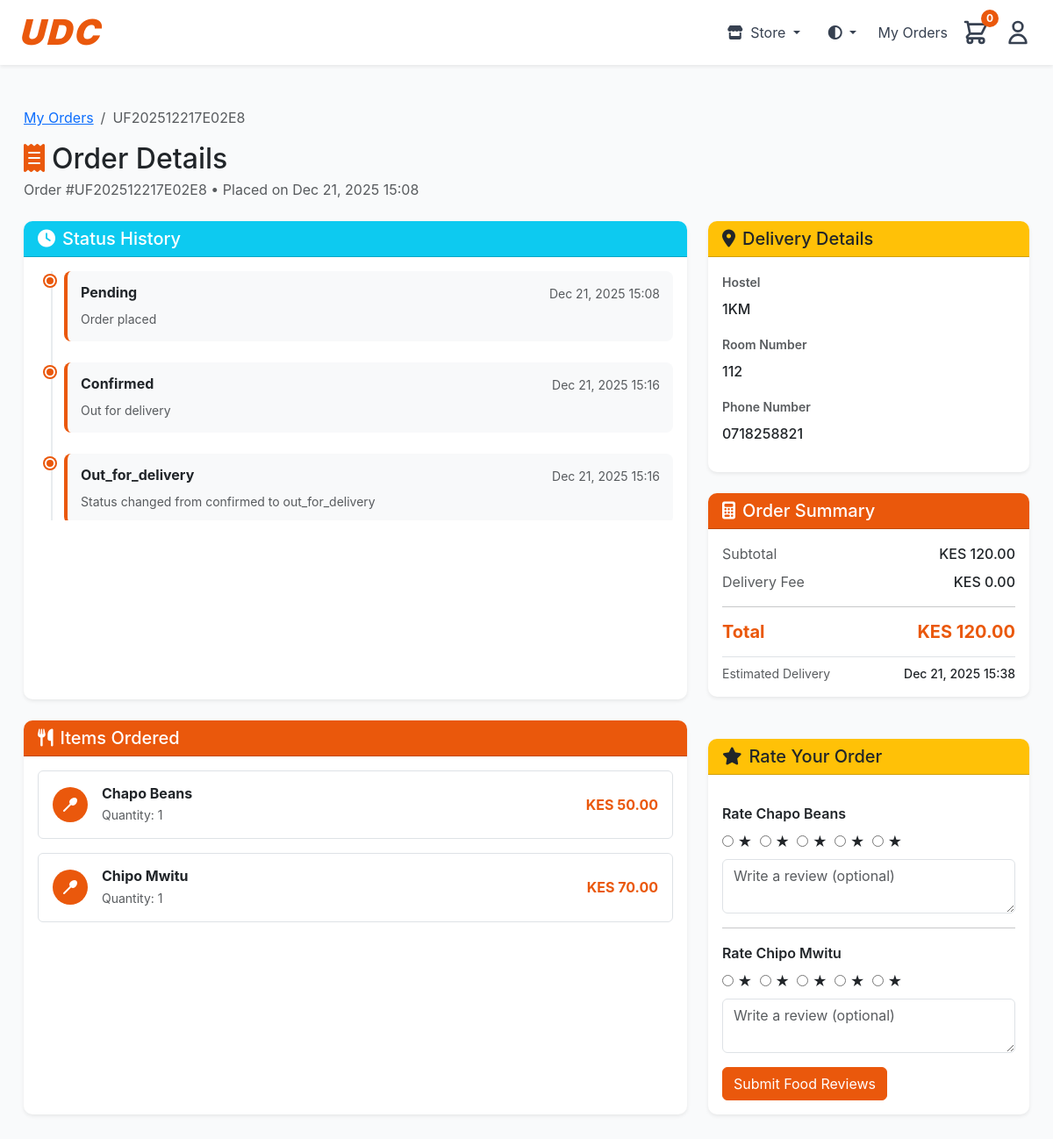
The app's page /orders/UF202512217E02E8/ (signed in) with its own data.
### urbanfoods/models.py (models this page shows, shortened)
class Order(models.Model):
    STATUS_CHOICES = [
        ('payment_pending', 'Payment Pending'),
        ('pending', 'Pending'),
        ('preparing', ' Preparing'),
        ('out_for_delivery', 'Out for Delivery'),
        ('delivered', 'Delivered'),
        ('cancelled', 'Cancelled'),
    ]
    order_number = models.CharField(max_length=20, unique=True, editable=False)
    user = models.ForeignKey(User, on_delete=models.CASCADE, related_name='orders')
    status = models.CharField(max_length=20, choices=STATUS_CHOICES, default='pending')
    hostel = models.CharField(max_length=100)
    room_number = models.CharField(max_length=50)
    phone_number = models.CharField(max_length=15)
    delivery_notes = models.TextField(blank=True)
    subtotal = models.DecimalField(max_digits=10, decimal_places=2)
    delivery_fee = models.DecimalField(max_digits=10, decimal_places=2, default=0)
    total = models.DecimalField(max_digits=10, decimal_places=2)
    created_at = models.DateTimeField(auto_now_add=True)
    updated_at = models.DateTimeField(auto_now=True)
    estimated_delivery = models.DateTimeField(null=True, blank=True)
    delivered_at = models.DateTimeField(null=True, blank=True)
    payment_method = models.CharField(max_length=10, choices=[('mpesa', 'MPESA')], default='mpesa')
    payment_status = models.CharField(max_length=20, choices=[
        ('pending', 'Pending'),
        ('processing', 'Processing'),
        ('completed', 'Completed'),
        ('failed', 'Failed'),
        ('cancelled', 'Cancelled')
    ], default='pending')
    payment_type = models.CharField(max_length=20, choices=[
        ('till', 'Till Number'),
        ('paybill', 'Paybill Number')
    ], blank=True, null=True)
    payment_completed_at = models.DateTimeField(null=True, blank=True)
    payment_failure_reason = models.TextField(blank=True, null=True)
    store_type = models.CharField(max_length=10, choices=[
        ('food', 'Food Store'),
        ('liquor', 'Liquor Store'),
        ('grocery', 'Grocery Shop')
    ], default='food')
    mpesa_checkout_request_id = models.CharField(max_length=50, blank=True, null=True)
    mpesa_receipt_number = models.CharField(max_length=20, blank=True, null=True)
    mpesa_transaction_date = models.CharField(max_length=20, blank=True, null=True)
    cancellation_reason = models.TextField(blank=True)
    rating = models.IntegerField(null=True, blank=True, validators=[MinValueValidator(1), MaxValueValidator(5)])
    review = models.TextField(blank=True)
    class Meta:
        ordering = ['-created_at']

class OrderStatusHistory(models.Model):
    order = models.ForeignKey(Order, on_delete=models.CASCADE, related_name='status_history')
    status = models.CharField(max_length=20)
    timestamp = models.DateTimeField(auto_now_add=True)
    notes = models.TextField(blank=True)
    class Meta:
        ordering = ['timestamp']
        verbose_name_plural = "Order Status Histories"

class OrderItem(models.Model):
    order = models.ForeignKey(Order, on_delete=models.CASCADE, related_name='items')
    food_item = models.ForeignKey(FoodItem, on_delete=models.PROTECT)
    quantity = models.PositiveIntegerField(validators=[MinValueValidator(1)])
    price_at_order = models.DecimalField(max_digits=10, decimal_places=2)  # Price snapshot

class FoodItem(models.Model):
    STORE_CHOICES = [
        ('food', 'Food Store'),
        ('liquor', 'Liquor Store'),
        ('grocery', 'Grocery Shop'),
    ]
    name = models.CharField(max_length=100)
    description = models.TextField()
    category = models.ForeignKey(FoodCategory, on_delete=models.CASCADE, related_name='items')
    price = models.DecimalField(max_digits=10, decimal_places=2, validators=[MinValueValidator(0)])
    image = models.ImageField(upload_to='food_images/')
    prep_time = models.IntegerField(help_text="Preparation time in minutes", default=15)
    is_available = models.BooleanField(default=True)
    is_featured = models.BooleanField(default=False)
    is_meal_of_day = models.BooleanField(default=False)
    times_ordered = models.IntegerField(default=0)  # for popularity tracking
    store_type = models.CharField(max_length=10, choices=STORE_CHOICES, default='food')
    bottle_size = models.CharField(max_length=20, blank=True, help_text="For liquor items (e.g., 250ml, 500ml, 750ml)")
    created_at = models.DateTimeField(auto_now_add=True)
    updated_at = models.DateTimeField(auto_now=True)
    class Meta:
        ordering = ['-is_featured', '-times_ordered', 'name']

### urbanfoods/views.py (the view)
# urls.py: path('orders/<str:order_number>/', views.order_detail, name='order_detail'),
@login_required
def order_detail(request, order_number):
    order = get_object_or_404(Order, order_number=order_number, user=request.user)
    status_history = order.status_history.all()
    context = {
        'order': order,
        'status_history': status_history,
    }
    return render(request, 'order_detail.html', context)

### urbanfoods/context_processors.py (called while the page is built)
def store_type(request):
    return {
        'store_type': request.session.get('store_type', 'food')
    }

### urbanfoods/templates/order_detail.html (shortened to what this page needs)
{% extends 'base.html' %}
{% load static %}
{% block content %}
<div class="container-fluid py-4">
    <div class="row mb-4">
        <div class="col-12">
            <nav aria-label="breadcrumb">
                <ol class="breadcrumb">
                    <li class="breadcrumb-item"><a href="{% url 'my_orders' %}">My Orders</a></li>
                    <li class="breadcrumb-item active">{{ order.order_number }}</li>
                </ol>
            </nav>
            <div class="d-flex justify-content-between align-items-center">
                <div>
                    <h1 class="h2 mb-1 text-dark"><i class="fas fa-receipt me-2" style="color: #ea580c;"></i>Order Details</h1>
                    <p class="text-muted mb-0">Order #{{ order.order_number }} • Placed on {{ order.created_at|date:"M d, Y H:i" }}</p>
                </div>
            </div>
        </div>
    </div>
    <div class="row g-4">
        <div class="col-lg-8 d-flex flex-column gap-4">
            <div class="card shadow-sm border-0 flex-grow-1">
                <div class="card-header bg-info text-white">
                    <h5 class="mb-0"><i class="fas fa-clock me-2"></i>Status History</h5>
                </div>
                <div class="card-body overflow-auto" style="max-height: 300px;">
                    {% if status_history %}
                    <div class="timeline">
                        {% for status in status_history %}
                        <div class="timeline-item mb-4">
                            <div class="timeline-marker" style="background-color: #ea580c;"></div>
                            <div class="timeline-content">
                                <div class="d-flex justify-content-between align-items-start mb-2">
                                    <h6 class="mb-0 fw-bold">{{ status.status|capfirst }}</h6>
                                    <small class="text-muted">{{ status.timestamp|date:"M d, Y H:i" }}</small>
                                </div>
                                {% if status.notes %}
                                <p class="text-muted small mb-0">{{ status.notes }}</p>
                                {% endif %}
                            </div>
                        </div>
                        {% endfor %}
                    </div>
                    {% else %}
                    <div class="text-center py-4">
                        <i class="fas fa-info-circle fa-2x text-muted mb-3"></i>
                        <p class="text-muted">No status updates available.</p>
                    </div>
                    {% endif %}
                </div>
            </div>
            <div class="card shadow-sm border-0 flex-grow-1">
                <div class="card-header text-white" style="background-color: #ea580c;">
                    <h5 class="mb-0"><i class="fas fa-utensils me-2"></i>Items Ordered</h5>
                </div>
                <div class="card-body overflow-auto" style="max-height: 300px;">
                    <div class="row g-3">
                        {% for item in order.items.all %}
                        <div class="col-12">
                            <div class="d-flex align-items-center p-3 border rounded hover-shadow">
                                <div class="flex-shrink-0 me-3">
                                    <div class="text-white rounded-circle d-flex align-items-center justify-content-center" style="width: 40px; height: 40px; background-color: #ea580c;">
                                        <i class="fas fa-utensil-spoon"></i>
                                    </div>
                                </div>
                                <div class="flex-grow-1">
                                    <h6 class="mb-1 fw-bold">{{ item.food_item.name }}</h6>
                                    <p class="text-muted small mb-0">Quantity: {{ item.quantity }}</p>
                                </div>
                                <div class="text-end">
                                    <span class="fw-bold" style="color: #ea580c;">KES {{ item.price_at_order|floatformat:2 }}</span>
                                </div>
                            </div>
                        </div>
                        {% endfor %}
                    </div>
                </div>
            </div>
        </div>
        <div class="col-lg-4 d-flex flex-column gap-4">
            <div class="card shadow-sm border-0 flex-grow-1">
                <div class="card-header bg-warning text-dark">
                    <h5 class="mb-0"><i class="fas fa-map-marker-alt me-2"></i>Delivery Details</h5>
                </div>
                <div class="card-body overflow-auto" style="max-height: 300px;">
                    <div class="mb-3">
                        <label class="form-label fw-semibold text-muted small">Hostel</label>
                        <p class="mb-2 fw-medium">{{ order.hostel }}</p>
                    </div>
                    <div class="mb-3">
                        <label class="form-label fw-semibold text-muted small">Room Number</label>
                        <p class="mb-2 fw-medium">{{ order.room_number }}</p>
                    </div>
                    <div class="mb-3">
                        <label class="form-label fw-semibold text-muted small">Phone Number</label>
                        <p class="mb-2 fw-medium">{{ order.phone_number }}</p>
                    </div>
                </div>
            </div>
            <div class="card shadow-sm border-0 flex-grow-1">
                <div class="card-header text-white" style="background-color: #ea580c;">
                    <h5 class="mb-0"><i class="fas fa-calculator me-2"></i>Order Summary</h5>
                </div>
                <div class="card-body overflow-auto" style="max-height: 300px;">
                    <div class="d-flex justify-content-between mb-2">
                        <span class="text-muted">Subtotal</span>
                        <span class="fw-medium">KES {{ order.subtotal|floatformat:2 }}</span>
                    </div>
                    <div class="d-flex justify-content-between mb-3">
                        <span class="text-muted">Delivery Fee</span>
                        <span class="fw-medium">KES {{ order.delivery_fee|floatformat:2 }}</span>
                    </div>
                    <hr>
                    <div class="d-flex justify-content-between mb-3">
                        <span class="h5 fw-bold mb-0" style="color: #ea580c;">Total</span>
                        <span class="h5 fw-bold mb-0" style="color: #ea580c;">KES {{ order.total|floatformat:2 }}</span>
                    </div>
                    <div class="pt-2 border-top">
                        <div class="d-flex justify-content-between">
                            <small class="text-muted">Estimated Delivery</small>
                            <small class="fw-medium">{{ order.estimated_delivery|date:"M d, Y H:i" }}</small>
                        </div>
                    </div>
                </div>
            </div>
            {% if order.status == 'delivered' and not order.rating %}
            <div class="card shadow-sm border-0 mt-4">
                <div class="card-header bg-warning text-dark">
                    <h5 class="mb-0"><i class="fas fa-star me-2"></i>Rate Your Order</h5>
                </div>
                <div class="card-body">
                    <form id="foodReviewForm" method="POST" action="{% url 'submit_food_review' order.order_number %}" class="mt-3" novalidate>
                        {% for item in order.items.all %}
                        <div class="food-review-item" data-food-item-id="{{ item.food_item.id }}">
                            <label class="form-label fw-semibold">Rate {{ item.food_item.name }}</label>
                            <div class="mb-2">
                                {% for i in "12345" %}
                                <input type="radio" id="food-{{ item.food_item.id }}-star-{{ i }}" name="rating-{{ item.food_item.id }}" value="{{ i }}">
                                <label for="food-{{ item.food_item.id }}-star-{{ i }}" class="me-1">&#9733;</label>
                                {% endfor %}
                            </div>
                            <textarea name="comment-{{ item.food_item.id }}" class="form-control" rows="2" placeholder="Write a review (optional)"></textarea>
                        </div>
                        {% if not forloop.last %}
                        <hr class="my-3">
                        {% endif %} {% endfor %}
                            <button type="submit" class="btn mt-3 text-white" style="background-color: #ea580c; border-color: #ea580c;">Submit Food Reviews</button>
                    </form>
                </div>
            </div>
            {% endif %}
        </div>
    </div>
</div>
{% endblock %}

### static/styles.css (style rules this page uses)
body { font-family: 'Segoe UI', Tahoma, Geneva, Verdana, sans-serif; background-color: #f8f9fa; transition: background-color 0.3s ease, color 0.3s ease; }
.card { border: none; border-radius: 10px; box-shadow: 0 2px 10px rgba(0,0,0,0.1); transition: transform 0.2s; }
.card-header { background-color: #28a745; color: white; border-radius: 10px 10px 0 0 !important; }
.shadow-sm { box-shadow: 0 0.125rem 0.25rem rgba(0, 0, 0, 0.075) !important; }

### urbanfoods/templates/base.html (style rules this page uses)
:root { --bs-primary: #ea580c; --bs-primary-rgb: 234, 88, 12; }
body { background-color: #f9fafb; font-family: -apple-system, BlinkMacSystemFont, 'Segoe UI', Roboto, 'Helvetica Neue', Arial, sans-serif; }

### urbanfoods/templates/order_detail.html (style rules this page uses)
.hover-shadow { transition: box-shadow 0.3s ease; }
.timeline { position: relative; padding-left: 30px; }
.timeline::before { content: ''; position: absolute; left: 15px; top: 0; bottom: 0; width: 2px; background: #e9ecef; }
.timeline-item { position: relative; margin-bottom: 20px; }
.timeline-marker { position: absolute; left: -22px; top: 5px; width: 12px; height: 12px; border-radius: 50%; border: 2px solid #fff; box-shadow: 0 0 0 2px #ea580c; }
.timeline-content { background: #f8f9fa; padding: 15px; border-radius: 8px; border-left: 4px solid #ea580c; }

### records on screen
Order: order_number "UF202512217E02E8", created_at "Dec 21, 2025 15:08", hostel "1KM", room_number "112", phone_number "0718258821", subtotal "120.00", delivery_fee "0.00", total "120.00", estimated_delivery "Dec 21, 2025 15:38"
OrderStatusHistory: status "Pending", timestamp "Dec 21, 2025 15:08", notes "Order placed"
OrderStatusHistory: status "Confirmed", timestamp "Dec 21, 2025 15:16", notes "Out for delivery"
OrderStatusHistory: status "Out_for_delivery", timestamp "Dec 21, 2025 15:16", notes "Status changed from confirmed to out_for_delivery"
OrderItem: food_item.name "Chapo Beans", quantity "1", price_at_order "50.00", food_item.id "Write a review (optional)"
OrderItem: food_item.name "Chipo Mwitu", quantity "1", price_at_order "70.00", food_item.id "Write a review (optional)"
